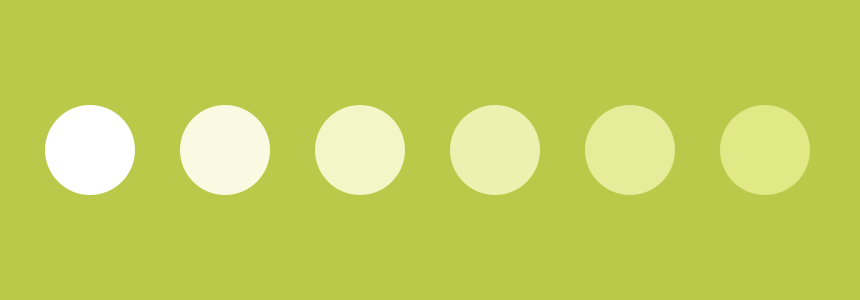
Frame 1 (no input)
Frame 2 (the mouse pressed at the canvas centre, redrawn once): identical to frame 1, image omitted

The Processing sketch that drew this single still picture (run headless with seeded random() and noise(); the mouse was pressed at the canvas centre and the sketch redrawn once):

// Processing sketch: processing_94697
// ── processing_94697.pde

/*
A simple sketch emulating the simple wallpaper: Opacity http://simpledesktops.com/browse/desktops/2013/mar/20/opacity/
Made by @ramayac
*/
int rad = 90;

void setup(){
  size(860, 300);
  noStroke();
  smooth();
}

void draw(){
  background(#BAC94A);
  
  for(int i = 0; i < 6; i++){
    fill(255, 255, 255-i*15, 255-i*22);
    ellipse(rad+135*i, height/2, rad, rad);
  }
  
  noLoop();  
}
